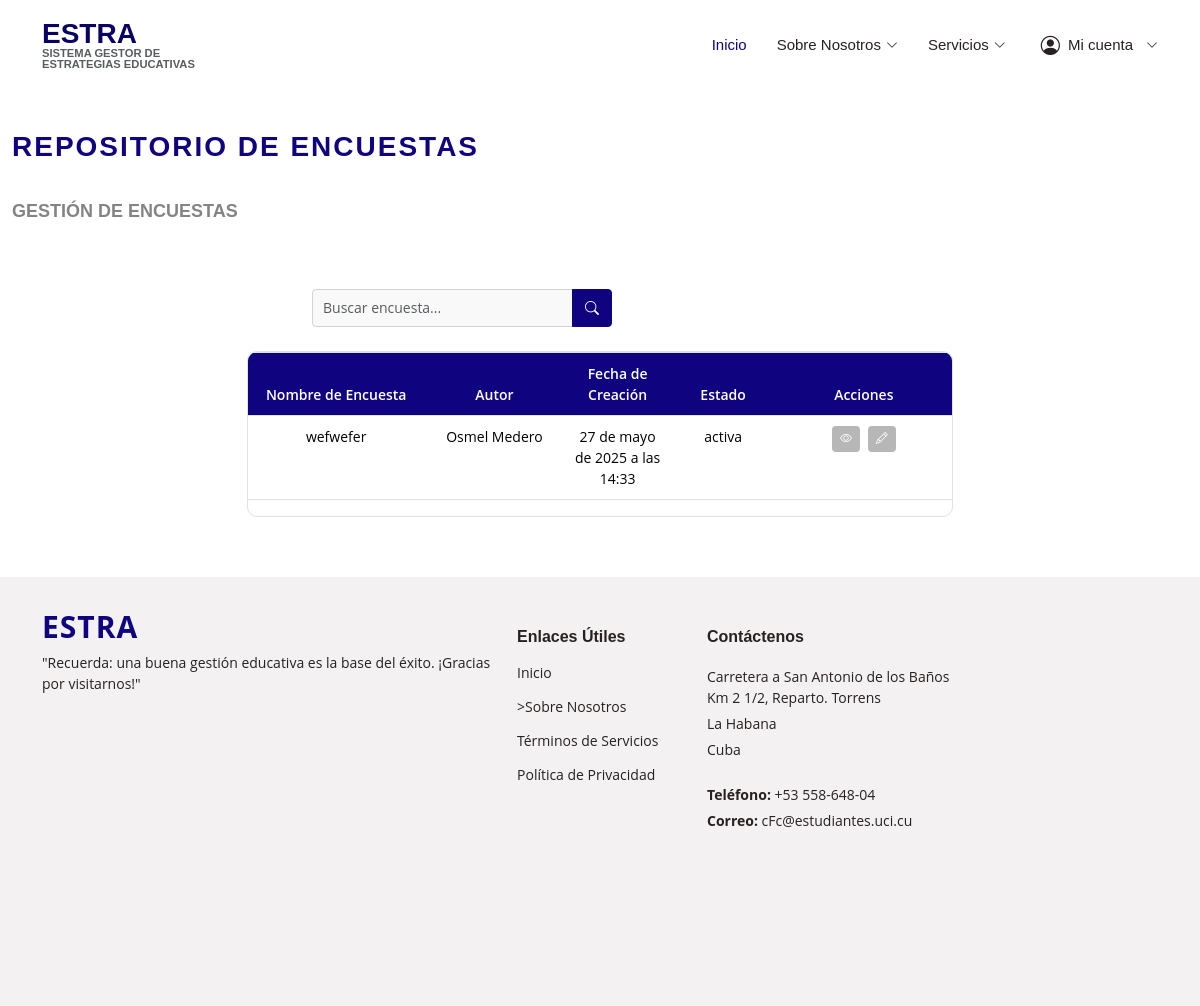
Before: /encuestas/ (signed in) with the older database file.
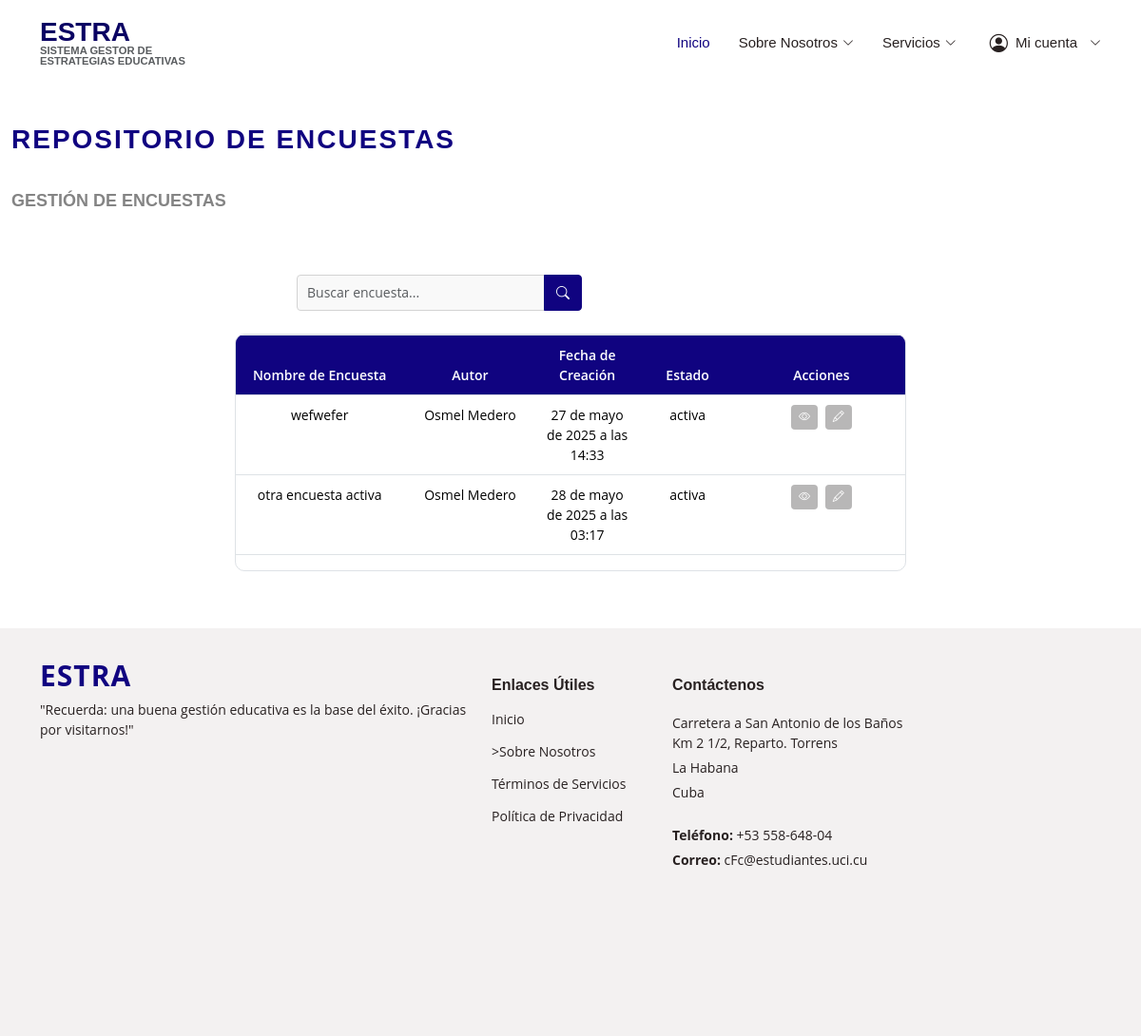
After: the same page with the newer database file.
### encuestas/models.py (models this page shows, shortened)
class Encuesta(models.Model):
    titulo = models.CharField(max_length=255)
    descripcion = models.TextField()
    fecha_creacion = models.DateTimeField(auto_now_add=True)
    autor = models.CharField(max_length=100, default="Desconocido")
    estado = models.CharField(
        max_length=10,
        choices=[
            ('activa', 'Activa'),
            ('inactiva', 'Inactiva'),
        ],
        default='activa'
    )

### encuestas/vistas/vistas_usuario.py (the view)
# urls.py: path('encuestas/', vistas_usuario.visualizar_encuestas, name='encuestas'),
def visualizar_encuestas(request):
    if not request.user.is_authenticated:
        messages.error(request, "Debes iniciar sesión para realizar esta acción.")
        return redirect('login')
    """Visualizar solo las encuestas que el usuario no ha realizado y que están activas."""
    usuario = request.user
    encuestas_realizadas = usuario.encuestas_realizadas.all()
    query = request.GET.get("q", "")
    base_queryset = Encuesta.objects.filter(estado='activa').exclude(id__in=encuestas_realizadas.values_list('id', flat=True))
    if query:
        encuestas = base_queryset.filter(
            Q(titulo__icontains=query) |
            Q(descripcion__icontains=query) |
            Q(autor__icontains=query) |
            Q(estado__icontains=query)
        )
    else:
        encuestas = base_queryset
    return render(request, "usuarios/listar_encuestas.html", {"encuestas": encuestas, "query": query})

### templates/usuarios/listar_encuestas.html (shortened to what this page needs)
{% extends "baseg.html" %}
{% load static %}
{% block content %}
<div id="maind">
<section id="encuestas" class="encuestas section-bg">
    <div class="container-fluid">
      <div class="section-title">
        <h2>Repositorio de Encuestas</h2>
        <br>
        <p>Gestión de Encuestas</p>
        <br>
      </div>
    <form method="GET" action="{% url 'encuestas' %}" class="search-bar mb-4">
      <div class="input-group">
        <input type="text" name="q" class="form-control" placeholder="Buscar encuesta..." aria-label="Buscar" value="{{ request.GET.q }}">
        <button class="btn btn-primary" type="submit">
          <i class="bi bi-search"></i>
        </button>
      </div>
    </form>
        <div id="tabla-encuestas" class="table-container">
          <div id="tabla-encuestas-responsive" class="table-responsive">
            <table id="tablita-encuestas" class="table table-bordered table-hover custom-table">
              <thead>
                <tr>
                  <th>Nombre de Encuesta</th>
                  <th>Autor</th>
                  <th>Fecha de Creación</th>
                  <th>Estado</th>
                  <th>
                    Acciones
                  </th>
                </tr>
              </thead>
              <tbody>
                {% for encuesta in encuestas %}
                <tr data-id="{{ encuesta.id }}">
                  <td>{{ encuesta.titulo }}</td>
                  <td>{{ encuesta.autor }}</td>
                  <td>{{ encuesta.fecha_creacion }}</td>
                  <td>{{ encuesta.estado }}</td>
                  <td>
                    <button type="button" class="btn btn-action btn-ver-detalles" data-id="{{ encuesta.id }}" title="Ver Detalles">
                      <i class="bi bi-eye"></i>
                    </button>
                    <button type="button" class="btn btn-action btn-modificar" data-id="{{ encuesta.id }}" title="realizar">
                      <i class="bi bi-pencil"></i>
                    </button>
                    </td>
                </tr>
                {% empty %}
                <tr>
                  <td colspan="5" class="text-center">No hay más encuestas disponibles por el momento.</td>
                </tr>
                {% endfor %}
              </tbody>
            </table>
          </div>
        </div>
</div>
{% endblock%}

Changed rows visible on the page:
added Encuesta: titulo "otra encuesta activa", autor "Osmel Medero", fecha_creacion "28 de mayo de 2025 a las 03:17", estado "activa"
